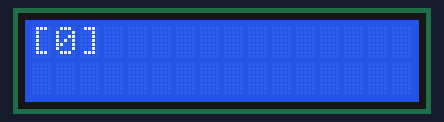
Bench run of a sketch on a simulated Arduino Uno, built with avr-gcc and run on an emulated ATmega328P. Parts: 16×2 character LCD. What the sketch prints to the serial monitor is not drawn.

Above: at 0.22 s.
At 11.01 s:
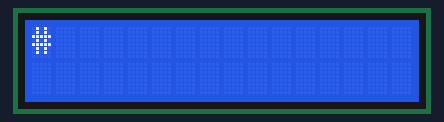
At 15.28 s:
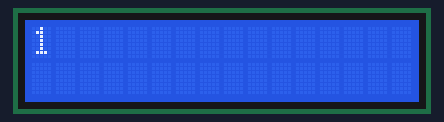
At 19.55 s:
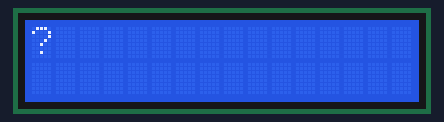
At 28.69 s:
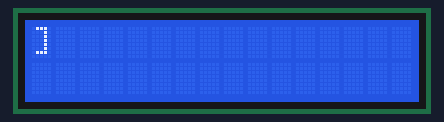
At 38.75 s:
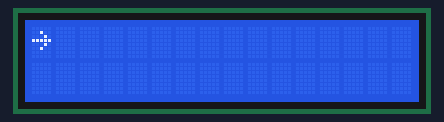

The sketch:

printASCIIwithLCD.ino
```cpp
// #include <Wire.h>
// #include <LiquidCrystal_I2C.h>

// // Set the LCD address (change to 0x3F if needed)
// LiquidCrystal_I2C lcd(0x27, 16, 2);

// void setup() {
//     lcd.init();       // Initialize the LCD
//     lcd.backlight();  // Turn on the LCD backlight
//     Serial.begin(9600);

//     lcd.setCursor(0, 0);
//     lcd.print("ASCII Table:");
// }

// void loop() {
//     for (char c = 32; c <= 126; c++) { // Print ASCII characters from 32 to 126
//         lcd.clear();
//         lcd.setCursor(0, 0);
//         lcd.print("Char: ");
//         lcd.print(c);

//         lcd.setCursor(0, 1);
//         lcd.print("ASCII: ");
//         lcd.print((int)c); // Print ASCII value

//         Serial.print("Character: ");
//         Serial.print(c);
//         Serial.print(" | ASCII: ");
//         Serial.println((int)c);

//         delay(1000); // Delay for visibility
//     }
// }
#include <Wire.h>
#include <LiquidCrystal_I2C.h>

// Initialize LCD (I2C Address 0x27, 16 columns, 2 rows)
LiquidCrystal_I2C lcd(0x27, 16, 2);

unsigned char memory[128];
unsigned char writeEnabled = 0;

// Function to initialize UART manually
void UART_Init() {
    unsigned int ubrr = 103; // Baud rate setting for 9600 baud
    UBRR0H = (unsigned char)(ubrr >> 8);  // High byte of the baud rate
    UBRR0L = (unsigned char)ubrr;  // Low byte of the baud rate
    UCSR0B = (1 << TXEN0);  // Enable the transmitter
    UCSR0C = (3 << UCSZ00); // 8-bit data format
    Serial.begin(9600);  // Also initialize Serial for the monitor
}

// Function to send a character over UART manually
void UART_Transmit(unsigned char data) {
    while (!(UCSR0A & (1 << UDRE0))); // Wait for empty transmit buffer
    UDR0 = data; // Load data into the UART data register
}

// Enable or disable writing to memory
void sendWriteEnable() { writeEnabled = 1; }
void sendWriteDisable() { writeEnabled = 0; }

// Function to write a byte into memory
void writeByte(unsigned char address, unsigned char data) {
    if (writeEnabled && address < 128) {
        memory[address] = data;
    }
}

// Function to read a byte from memory
unsigned char readByte(unsigned char address) {
    if (address < 128) return memory[address];
    return 0;
}

// Function to display characters in the requested format on LCD & Serial
void printChar(unsigned char c) {
    lcd.clear();
    lcd.setCursor(0, 0);

    // Display on UART via UART_Transmit
    if (c < 32 || c == 127) {  // Non-printable characters
        UART_Transmit('[');

        // Print only as two digits for numbers below 32 or 127
        if (c < 10) {
            UART_Transmit('0');
        }

        UART_Transmit(c + '0');  // Print the single character

        UART_Transmit(']');

        lcd.print("[");
        lcd.print(c);
        lcd.print("]");

    } else { // Printable characters
        UART_Transmit(c);
        lcd.print((char)c);
    }

    delay(300); // Small delay for readability on both LCD and Serial Monitor
}

void setup() {
    UART_Init();  // Initialize UART communication
    lcd.init();
    lcd.backlight();

    // Initialize memory
    for (int i = 0; i < 128; i++) {
        memory[i] = 0xFF;
    }

    sendWriteEnable();
    for (unsigned char addr = 0; addr < 128; addr++) {
        writeByte(addr, addr); // Store ASCII values
    }
    sendWriteDisable();
}

void loop() {
    for (unsigned char addr = 0; addr < 128; addr++) {
        printChar(readByte(addr)); // Read and display characters in the correct format
    }
    UART_Transmit('\n'); // Send newline after the loop completes
}
```
